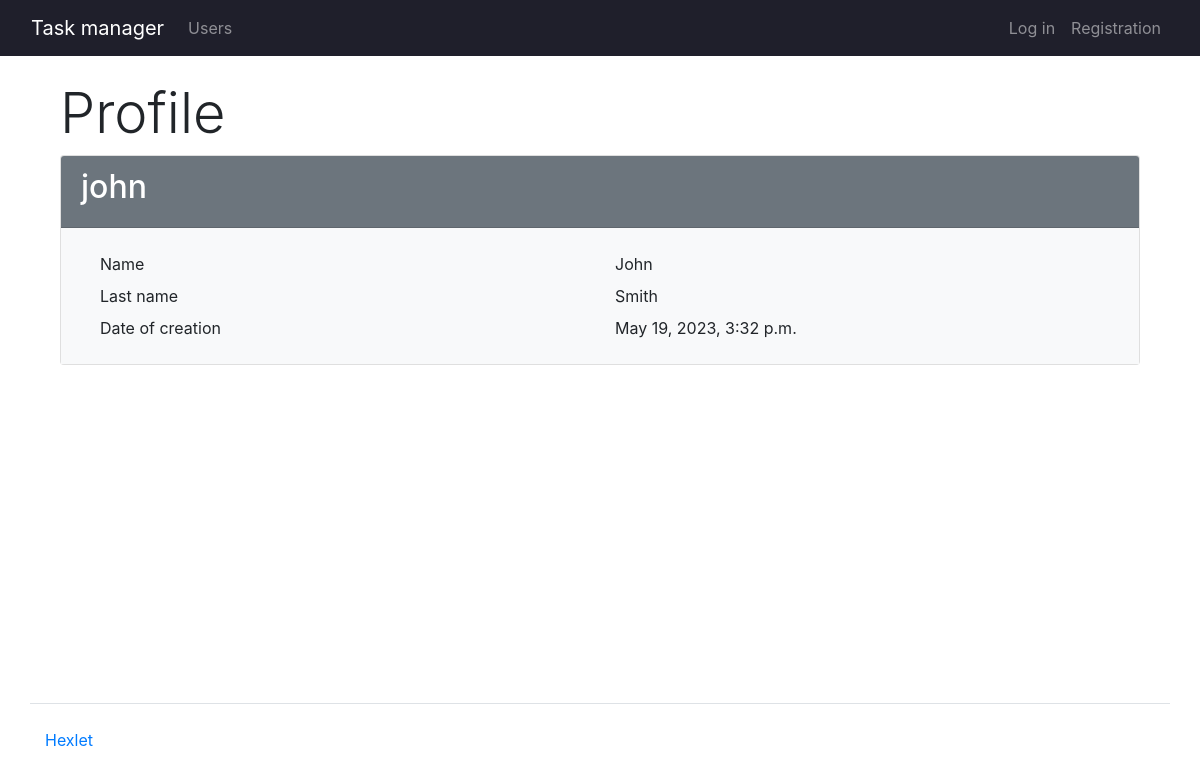
The page /users/1/ on the database as committed earlier.
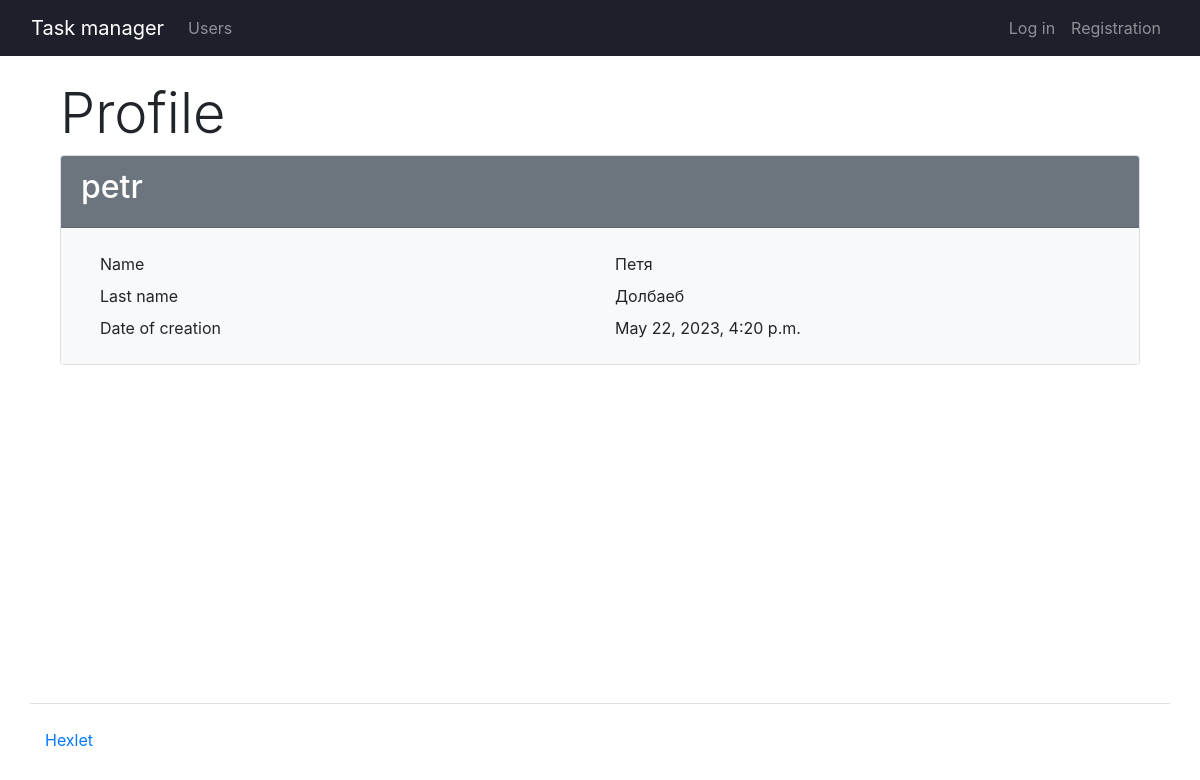
The same page on the database as committed later.
### task_manager/users/models.py (models this page shows, shortened)
class CustomUser(AbstractUser):
    groups = models.ManyToManyField(
        "auth.Group",
        blank=True,
        related_name="customuser_set",
        related_query_name="customuser",
    )
    user_permissions = models.ManyToManyField(
        "auth.Permission",
        blank=True,
        related_name="customuser_set",
        related_query_name="customuser",
    )

### task_manager/users/views.py (the view)
# urls.py: path("<int:pk>/", ProfileUserView.as_view(), name="user_profile"),
class ProfileUserView(View):
    def get(self, request, *args, **kwargs):
        user = CustomUser.objects.get(pk=kwargs.get("pk"))
        return render(request, "users/profile.html", context={"user": user})

### task_manager/templates/users/profile.html (shortened to what this page needs)
{% extends 'base.html' %}
{% load i18n %}
{% load bootstrap4 %}
{% block content %}
<div class="container wrapper flex-grow-1">
    <h1 class="display-4">{% translate "Profile" %}</h1>
    <div class="card">
        <div class="card-header bg-secondary text-white">
          <h2>{{ user.username }}</h2>
        </div>
        <div class="card-body bg-light">
          <div class="container">
            <div class="row p-1">
              <div class="col">{% translate "Name" %}</div>
              <div class="col">{{ user.first_name }}</div>
            </div>
            <div class="row p-1">
              <div class="col">{% translate "Last name" %}</div>
              <div class="col"> {{ user.last_name }}</div>
            </div>
            <div class="row p-1">
              <div class="col">{% translate "Date of creation" %}</div>
              <div class="col">{{ user.date_joined }}</div>
            </div>
          </div>
        </div>
    </div>
</div>
{% endblock content %}

Rows that differ between the two databases and show on the page:
changed CustomUser: username "john" → "petr"; first_name "John" → "Петя"; last_name "Smith" → "Долбаеб"; date_joined "May 19, 2023, 3:32 p.m." → "May 22, 2023, 4:20 p.m."
